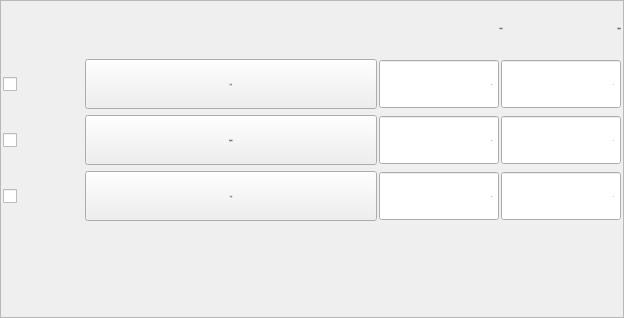
<?xml version="1.0" encoding="UTF-8"?>
<ui version="4.0">
 <class>FormBtnAssist</class>
 <widget class="QWidget" name="FormBtnAssist">
  <property name="geometry">
   <rect>
    <x>0</x>
    <y>0</y>
    <width>624</width>
    <height>318</height>
   </rect>
  </property>
  <property name="sizePolicy">
   <sizepolicy hsizetype="Preferred" vsizetype="Expanding">
    <horstretch>0</horstretch>
    <verstretch>0</verstretch>
   </sizepolicy>
  </property>
  <property name="minimumSize">
   <size>
    <width>624</width>
    <height>318</height>
   </size>
  </property>
  <property name="maximumSize">
   <size>
    <width>624</width>
    <height>318</height>
   </size>
  </property>
  <property name="sizeIncrement">
   <size>
    <width>0</width>
    <height>-1</height>
   </size>
  </property>
  <property name="font">
   <font>
    <family>微软雅黑</family>
    <pointsize>-1</pointsize>
    <weight>50</weight>
    <italic>false</italic>
    <bold>false</bold>
   </font>
  </property>
  <property name="windowTitle">
   <string notr="true">注塑机动作</string>
  </property>
  <property name="styleSheet">
   <string notr="true">font: 28px &quot;微软雅黑&quot;;</string>
  </property>
  <layout class="QVBoxLayout" name="verticalLayoutForm">
   <property name="spacing">
    <number>0</number>
   </property>
   <property name="margin">
    <number>0</number>
   </property>
   <item>
    <widget class="QFrame" name="frameBtnAssist">
     <property name="font">
      <font>
       <family>微软雅黑</family>
       <pointsize>-1</pointsize>
       <weight>50</weight>
       <italic>false</italic>
       <bold>false</bold>
      </font>
     </property>
     <property name="styleSheet">
      <string notr="true"/>
     </property>
     <property name="frameShape">
      <enum>QFrame::StyledPanel</enum>
     </property>
     <property name="frameShadow">
      <enum>QFrame::Sunken</enum>
     </property>
     <property name="IsMainArea" stdset="0">
      <bool>true</bool>
     </property>
     <layout class="QGridLayout" name="gridLayout">
      <property name="margin">
       <number>2</number>
      </property>
      <item row="0" column="0">
       <widget class="QLabel" name="labelDelay">
        <property name="minimumSize">
         <size>
          <width>500</width>
          <height>50</height>
         </size>
        </property>
        <property name="font">
         <font>
          <family>微软雅黑</family>
          <pointsize>-1</pointsize>
          <weight>50</weight>
          <italic>false</italic>
          <bold>false</bold>
         </font>
        </property>
        <property name="text">
         <string>时间(秒)</string>
        </property>
        <property name="alignment">
         <set>Qt::AlignRight|Qt::AlignTrailing|Qt::AlignVCenter</set>
        </property>
       </widget>
      </item>
      <item row="0" column="1">
       <widget class="QLabel" name="labelInterval">
        <property name="minimumSize">
         <size>
          <width>0</width>
          <height>50</height>
         </size>
        </property>
        <property name="font">
         <font>
          <family>微软雅黑</family>
          <pointsize>-1</pointsize>
          <weight>50</weight>
          <italic>false</italic>
          <bold>false</bold>
         </font>
        </property>
        <property name="text">
         <string>间隔(模)</string>
        </property>
        <property name="alignment">
         <set>Qt::AlignRight|Qt::AlignTrailing|Qt::AlignVCenter</set>
        </property>
       </widget>
      </item>
      <item row="1" column="0" colspan="2">
       <layout class="QHBoxLayout" name="horizontalLayout_3">
        <property name="spacing">
         <number>2</number>
        </property>
        <item>
         <widget class="QCheckBox" name="checkBoxOil">
          <property name="minimumSize">
           <size>
            <width>60</width>
            <height>50</height>
           </size>
          </property>
          <property name="maximumSize">
           <size>
            <width>80</width>
            <height>50</height>
           </size>
          </property>
          <property name="font">
           <font>
            <family>微软雅黑</family>
            <pointsize>-1</pointsize>
            <weight>50</weight>
            <italic>false</italic>
            <bold>false</bold>
           </font>
          </property>
          <property name="text">
           <string/>
          </property>
          <property name="iconSize">
           <size>
            <width>28</width>
            <height>28</height>
           </size>
          </property>
         </widget>
        </item>
        <item>
         <widget class="xIndicatorButton" name="radioBtnOil">
          <property name="minimumSize">
           <size>
            <width>110</width>
            <height>50</height>
           </size>
          </property>
          <property name="maximumSize">
           <size>
            <width>16777215</width>
            <height>50</height>
           </size>
          </property>
          <property name="font">
           <font>
            <family>微软雅黑</family>
            <pointsize>-1</pointsize>
            <weight>50</weight>
            <italic>false</italic>
            <bold>false</bold>
           </font>
          </property>
          <property name="text">
           <string>打油关</string>
          </property>
          <property name="iconOn" stdset="0">
           <iconset resource="xPad.qrc">
            <normaloff>:/img/widget/buttonOn.png</normaloff>:/img/widget/buttonOn.png</iconset>
          </property>
          <property name="iconOff" stdset="0">
           <iconset resource="xPad.qrc">
            <normaloff>:/img/widget/buttonOff.png</normaloff>:/img/widget/buttonOff.png</iconset>
          </property>
         </widget>
        </item>
        <item>
         <widget class="xDoubleSpinBox" name="BoxDelayOil">
          <property name="enabled">
           <bool>true</bool>
          </property>
          <property name="sizePolicy">
           <sizepolicy hsizetype="Fixed" vsizetype="Fixed">
            <horstretch>0</horstretch>
            <verstretch>0</verstretch>
           </sizepolicy>
          </property>
          <property name="minimumSize">
           <size>
            <width>70</width>
            <height>50</height>
           </size>
          </property>
          <property name="maximumSize">
           <size>
            <width>120</width>
            <height>50</height>
           </size>
          </property>
          <property name="font">
           <font>
            <family>微软雅黑</family>
            <pointsize>-1</pointsize>
            <weight>50</weight>
            <italic>false</italic>
            <bold>false</bold>
           </font>
          </property>
          <property name="focusPolicy">
           <enum>Qt::ClickFocus</enum>
          </property>
          <property name="alignment">
           <set>Qt::AlignRight|Qt::AlignTrailing|Qt::AlignVCenter</set>
          </property>
          <property name="buttonSymbols">
           <enum>QAbstractSpinBox::NoButtons</enum>
          </property>
          <property name="specialValueText">
           <string notr="true"/>
          </property>
          <property name="keyboardTracking">
           <bool>false</bool>
          </property>
          <property name="suffix">
           <string notr="true"/>
          </property>
          <property name="decimals">
           <number>1</number>
          </property>
          <property name="maximum">
           <double>3600.000000000000000</double>
          </property>
          <property name="singleStep">
           <double>0.100000000000000</double>
          </property>
          <property name="HasBtn" stdset="0">
           <bool>false</bool>
          </property>
         </widget>
        </item>
        <item>
         <widget class="xSpinBox" name="BoxIntervalOil">
          <property name="enabled">
           <bool>true</bool>
          </property>
          <property name="sizePolicy">
           <sizepolicy hsizetype="Fixed" vsizetype="Fixed">
            <horstretch>0</horstretch>
            <verstretch>0</verstretch>
           </sizepolicy>
          </property>
          <property name="minimumSize">
           <size>
            <width>60</width>
            <height>50</height>
           </size>
          </property>
          <property name="maximumSize">
           <size>
            <width>120</width>
            <height>50</height>
           </size>
          </property>
          <property name="font">
           <font>
            <family>微软雅黑</family>
            <pointsize>-1</pointsize>
            <weight>50</weight>
            <italic>false</italic>
            <bold>false</bold>
           </font>
          </property>
          <property name="focusPolicy">
           <enum>Qt::ClickFocus</enum>
          </property>
          <property name="alignment">
           <set>Qt::AlignRight|Qt::AlignTrailing|Qt::AlignVCenter</set>
          </property>
          <property name="buttonSymbols">
           <enum>QAbstractSpinBox::NoButtons</enum>
          </property>
          <property name="specialValueText">
           <string notr="true"/>
          </property>
          <property name="keyboardTracking">
           <bool>false</bool>
          </property>
          <property name="maximum">
           <number>65535</number>
          </property>
         </widget>
        </item>
       </layout>
      </item>
      <item row="2" column="0" colspan="2">
       <layout class="QHBoxLayout" name="horizontalLayout_4">
        <property name="spacing">
         <number>2</number>
        </property>
        <item>
         <widget class="QCheckBox" name="checkBoxConveyor">
          <property name="minimumSize">
           <size>
            <width>60</width>
            <height>50</height>
           </size>
          </property>
          <property name="maximumSize">
           <size>
            <width>80</width>
            <height>50</height>
           </size>
          </property>
          <property name="font">
           <font>
            <family>微软雅黑</family>
            <pointsize>-1</pointsize>
            <weight>50</weight>
            <italic>false</italic>
            <bold>false</bold>
           </font>
          </property>
          <property name="text">
           <string/>
          </property>
          <property name="iconSize">
           <size>
            <width>28</width>
            <height>28</height>
           </size>
          </property>
         </widget>
        </item>
        <item>
         <widget class="xIndicatorButton" name="radioBtnConveyor">
          <property name="minimumSize">
           <size>
            <width>110</width>
            <height>50</height>
           </size>
          </property>
          <property name="maximumSize">
           <size>
            <width>16777215</width>
            <height>50</height>
           </size>
          </property>
          <property name="font">
           <font>
            <family>微软雅黑</family>
            <pointsize>-1</pointsize>
            <weight>50</weight>
            <italic>false</italic>
            <bold>false</bold>
           </font>
          </property>
          <property name="text">
           <string>传送带关</string>
          </property>
          <property name="iconOn" stdset="0">
           <iconset resource="xPad.qrc">
            <normaloff>:/img/widget/buttonOn.png</normaloff>:/img/widget/buttonOn.png</iconset>
          </property>
          <property name="iconOff" stdset="0">
           <iconset resource="xPad.qrc">
            <normaloff>:/img/widget/buttonOff.png</normaloff>:/img/widget/buttonOff.png</iconset>
          </property>
         </widget>
        </item>
        <item>
         <widget class="xDoubleSpinBox" name="BoxDelayConveyor">
          <property name="enabled">
           <bool>true</bool>
          </property>
          <property name="sizePolicy">
           <sizepolicy hsizetype="Fixed" vsizetype="Fixed">
            <horstretch>0</horstretch>
            <verstretch>0</verstretch>
           </sizepolicy>
          </property>
          <property name="minimumSize">
           <size>
            <width>70</width>
            <height>50</height>
           </size>
          </property>
          <property name="maximumSize">
           <size>
            <width>120</width>
            <height>50</height>
           </size>
          </property>
          <property name="font">
           <font>
            <family>微软雅黑</family>
            <pointsize>-1</pointsize>
            <weight>50</weight>
            <italic>false</italic>
            <bold>false</bold>
           </font>
          </property>
          <property name="focusPolicy">
           <enum>Qt::ClickFocus</enum>
          </property>
          <property name="alignment">
           <set>Qt::AlignRight|Qt::AlignTrailing|Qt::AlignVCenter</set>
          </property>
          <property name="buttonSymbols">
           <enum>QAbstractSpinBox::NoButtons</enum>
          </property>
          <property name="specialValueText">
           <string notr="true"/>
          </property>
          <property name="keyboardTracking">
           <bool>false</bool>
          </property>
          <property name="suffix">
           <string notr="true"/>
          </property>
          <property name="decimals">
           <number>1</number>
          </property>
          <property name="maximum">
           <double>3600.000000000000000</double>
          </property>
          <property name="singleStep">
           <double>0.100000000000000</double>
          </property>
          <property name="HasBtn" stdset="0">
           <bool>false</bool>
          </property>
         </widget>
        </item>
        <item>
         <widget class="xSpinBox" name="BoxIntervalConveyor">
          <property name="enabled">
           <bool>true</bool>
          </property>
          <property name="sizePolicy">
           <sizepolicy hsizetype="Fixed" vsizetype="Fixed">
            <horstretch>0</horstretch>
            <verstretch>0</verstretch>
           </sizepolicy>
          </property>
          <property name="minimumSize">
           <size>
            <width>60</width>
            <height>50</height>
           </size>
          </property>
          <property name="maximumSize">
           <size>
            <width>120</width>
            <height>50</height>
           </size>
          </property>
          <property name="font">
           <font>
            <family>微软雅黑</family>
            <pointsize>-1</pointsize>
            <weight>50</weight>
            <italic>false</italic>
            <bold>false</bold>
           </font>
          </property>
          <property name="focusPolicy">
           <enum>Qt::ClickFocus</enum>
          </property>
          <property name="alignment">
           <set>Qt::AlignRight|Qt::AlignTrailing|Qt::AlignVCenter</set>
          </property>
          <property name="buttonSymbols">
           <enum>QAbstractSpinBox::NoButtons</enum>
          </property>
          <property name="specialValueText">
           <string notr="true"/>
          </property>
          <property name="keyboardTracking">
           <bool>false</bool>
          </property>
          <property name="maximum">
           <number>65535</number>
          </property>
         </widget>
        </item>
       </layout>
      </item>
      <item row="3" column="0" colspan="2">
       <layout class="QHBoxLayout" name="horizontalLayout_5">
        <property name="spacing">
         <number>2</number>
        </property>
        <item>
         <widget class="QCheckBox" name="checkBoxReject">
          <property name="minimumSize">
           <size>
            <width>60</width>
            <height>50</height>
           </size>
          </property>
          <property name="maximumSize">
           <size>
            <width>80</width>
            <height>50</height>
           </size>
          </property>
          <property name="font">
           <font>
            <family>微软雅黑</family>
            <pointsize>-1</pointsize>
            <weight>50</weight>
            <italic>false</italic>
            <bold>false</bold>
           </font>
          </property>
          <property name="text">
           <string/>
          </property>
          <property name="iconSize">
           <size>
            <width>28</width>
            <height>28</height>
           </size>
          </property>
         </widget>
        </item>
        <item>
         <widget class="xIndicatorButton" name="radioBtnReject">
          <property name="minimumSize">
           <size>
            <width>110</width>
            <height>50</height>
           </size>
          </property>
          <property name="maximumSize">
           <size>
            <width>16777215</width>
            <height>50</height>
           </size>
          </property>
          <property name="font">
           <font>
            <family>微软雅黑</family>
            <pointsize>-1</pointsize>
            <weight>50</weight>
            <italic>false</italic>
            <bold>false</bold>
           </font>
          </property>
          <property name="text">
           <string>不良品</string>
          </property>
          <property name="iconOn" stdset="0">
           <iconset resource="xPad.qrc">
            <normaloff>:/img/widget/buttonOn.png</normaloff>:/img/widget/buttonOn.png</iconset>
          </property>
          <property name="iconOff" stdset="0">
           <iconset resource="xPad.qrc">
            <normaloff>:/img/widget/buttonOff.png</normaloff>:/img/widget/buttonOff.png</iconset>
          </property>
         </widget>
        </item>
        <item>
         <widget class="xDoubleSpinBox" name="BoxDelayReject">
          <property name="enabled">
           <bool>true</bool>
          </property>
          <property name="sizePolicy">
           <sizepolicy hsizetype="Fixed" vsizetype="Fixed">
            <horstretch>0</horstretch>
            <verstretch>0</verstretch>
           </sizepolicy>
          </property>
          <property name="minimumSize">
           <size>
            <width>70</width>
            <height>50</height>
           </size>
          </property>
          <property name="maximumSize">
           <size>
            <width>120</width>
            <height>50</height>
           </size>
          </property>
          <property name="font">
           <font>
            <family>微软雅黑</family>
            <pointsize>-1</pointsize>
            <weight>50</weight>
            <italic>false</italic>
            <bold>false</bold>
           </font>
          </property>
          <property name="focusPolicy">
           <enum>Qt::ClickFocus</enum>
          </property>
          <property name="alignment">
           <set>Qt::AlignRight|Qt::AlignTrailing|Qt::AlignVCenter</set>
          </property>
          <property name="buttonSymbols">
           <enum>QAbstractSpinBox::NoButtons</enum>
          </property>
          <property name="specialValueText">
           <string notr="true"/>
          </property>
          <property name="keyboardTracking">
           <bool>false</bool>
          </property>
          <property name="suffix">
           <string notr="true"/>
          </property>
          <property name="decimals">
           <number>1</number>
          </property>
          <property name="maximum">
           <double>3600.000000000000000</double>
          </property>
          <property name="singleStep">
           <double>0.100000000000000</double>
          </property>
          <property name="HasBtn" stdset="0">
           <bool>false</bool>
          </property>
         </widget>
        </item>
        <item>
         <widget class="xSpinBox" name="BoxIntervalReject">
          <property name="enabled">
           <bool>true</bool>
          </property>
          <property name="sizePolicy">
           <sizepolicy hsizetype="Fixed" vsizetype="Fixed">
            <horstretch>0</horstretch>
            <verstretch>0</verstretch>
           </sizepolicy>
          </property>
          <property name="minimumSize">
           <size>
            <width>60</width>
            <height>50</height>
           </size>
          </property>
          <property name="maximumSize">
           <size>
            <width>120</width>
            <height>50</height>
           </size>
          </property>
          <property name="font">
           <font>
            <family>微软雅黑</family>
            <pointsize>-1</pointsize>
            <weight>50</weight>
            <italic>false</italic>
            <bold>false</bold>
           </font>
          </property>
          <property name="focusPolicy">
           <enum>Qt::ClickFocus</enum>
          </property>
          <property name="alignment">
           <set>Qt::AlignRight|Qt::AlignTrailing|Qt::AlignVCenter</set>
          </property>
          <property name="buttonSymbols">
           <enum>QAbstractSpinBox::NoButtons</enum>
          </property>
          <property name="specialValueText">
           <string notr="true"/>
          </property>
          <property name="keyboardTracking">
           <bool>false</bool>
          </property>
          <property name="maximum">
           <number>65535</number>
          </property>
         </widget>
        </item>
       </layout>
      </item>
      <item row="4" column="0" colspan="2">
       <spacer name="verticalSpacer">
        <property name="orientation">
         <enum>Qt::Vertical</enum>
        </property>
        <property name="sizeHint" stdset="0">
         <size>
          <width>20</width>
          <height>8</height>
         </size>
        </property>
       </spacer>
      </item>
     </layout>
    </widget>
   </item>
  </layout>
 </widget>
 <customwidgets>
  <customwidget>
   <class>xSpinBox</class>
   <extends>QSpinBox</extends>
   <header>xspinbox.h</header>
   <slots>
    <signal>clicked()</signal>
   </slots>
  </customwidget>
  <customwidget>
   <class>xDoubleSpinBox</class>
   <extends>QDoubleSpinBox</extends>
   <header>xdoublespinbox.h</header>
   <slots>
    <signal>clicked()</signal>
   </slots>
  </customwidget>
  <customwidget>
   <class>xIndicatorButton</class>
   <extends>QPushButton</extends>
   <header>xindicatorbutton.h</header>
  </customwidget>
 </customwidgets>
 <resources>
  <include location="xPad.qrc"/>
 </resources>
 <connections>
  <connection>
   <sender>BoxDelayOil</sender>
   <signal>clicked()</signal>
   <receiver>FormBtnAssist</receiver>
   <slot>inputDelayOil()</slot>
   <hints>
    <hint type="sourcelabel">
     <x>193</x>
     <y>131</y>
    </hint>
    <hint type="destinationlabel">
     <x>120</x>
     <y>172</y>
    </hint>
   </hints>
  </connection>
  <connection>
   <sender>radioBtnOil</sender>
   <signal>clicked()</signal>
   <receiver>FormBtnAssist</receiver>
   <slot>btnOilclicked()</slot>
   <hints>
    <hint type="sourcelabel">
     <x>92</x>
     <y>131</y>
    </hint>
    <hint type="destinationlabel">
     <x>120</x>
     <y>172</y>
    </hint>
   </hints>
  </connection>
  <connection>
   <sender>radioBtnConveyor</sender>
   <signal>clicked()</signal>
   <receiver>FormBtnAssist</receiver>
   <slot>btnConveyorclicked()</slot>
   <hints>
    <hint type="sourcelabel">
     <x>92</x>
     <y>167</y>
    </hint>
    <hint type="destinationlabel">
     <x>120</x>
     <y>172</y>
    </hint>
   </hints>
  </connection>
  <connection>
   <sender>BoxDelayConveyor</sender>
   <signal>clicked()</signal>
   <receiver>FormBtnAssist</receiver>
   <slot>inputDelayConveyor()</slot>
   <hints>
    <hint type="sourcelabel">
     <x>193</x>
     <y>167</y>
    </hint>
    <hint type="destinationlabel">
     <x>120</x>
     <y>172</y>
    </hint>
   </hints>
  </connection>
  <connection>
   <sender>BoxDelayReject</sender>
   <signal>clicked()</signal>
   <receiver>FormBtnAssist</receiver>
   <slot>inputDelayReject()</slot>
   <hints>
    <hint type="sourcelabel">
     <x>193</x>
     <y>203</y>
    </hint>
    <hint type="destinationlabel">
     <x>120</x>
     <y>172</y>
    </hint>
   </hints>
  </connection>
  <connection>
   <sender>radioBtnReject</sender>
   <signal>clicked()</signal>
   <receiver>FormBtnAssist</receiver>
   <slot>btnRejectclicked()</slot>
   <hints>
    <hint type="sourcelabel">
     <x>92</x>
     <y>203</y>
    </hint>
    <hint type="destinationlabel">
     <x>120</x>
     <y>172</y>
    </hint>
   </hints>
  </connection>
  <connection>
   <sender>BoxIntervalConveyor</sender>
   <signal>clicked()</signal>
   <receiver>FormBtnAssist</receiver>
   <slot>inputIntervalConveyor()</slot>
   <hints>
    <hint type="sourcelabel">
     <x>259</x>
     <y>117</y>
    </hint>
    <hint type="destinationlabel">
     <x>144</x>
     <y>162</y>
    </hint>
   </hints>
  </connection>
  <connection>
   <sender>BoxIntervalOil</sender>
   <signal>clicked()</signal>
   <receiver>FormBtnAssist</receiver>
   <slot>inputIntervalOil()</slot>
   <hints>
    <hint type="sourcelabel">
     <x>259</x>
     <y>81</y>
    </hint>
    <hint type="destinationlabel">
     <x>144</x>
     <y>162</y>
    </hint>
   </hints>
  </connection>
  <connection>
   <sender>BoxIntervalReject</sender>
   <signal>clicked()</signal>
   <receiver>FormBtnAssist</receiver>
   <slot>inputIntervalReject()</slot>
   <hints>
    <hint type="sourcelabel">
     <x>259</x>
     <y>153</y>
    </hint>
    <hint type="destinationlabel">
     <x>144</x>
     <y>162</y>
    </hint>
   </hints>
  </connection>
 </connections>
 <slots>
  <slot>inputDelayOil()</slot>
  <slot>inputDelayConveyor()</slot>
  <slot>inputDelayReject()</slot>
  <slot>btnOilclicked()</slot>
  <slot>btnConveyorclicked()</slot>
  <slot>btnRejectclicked()</slot>
  <slot>inputIntervalOil()</slot>
  <slot>inputIntervalConveyor()</slot>
  <slot>inputIntervalReject()</slot>
 </slots>
</ui>
